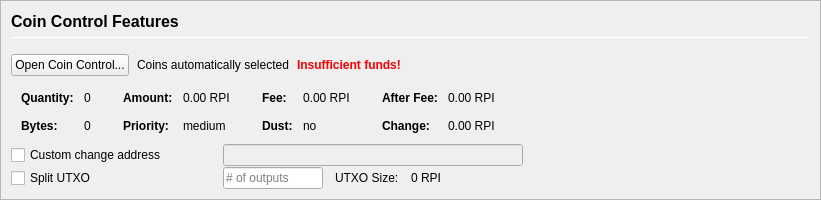
         <widget class="QFrame" name="frameCoinControl">
          <property name="sizePolicy">
           <sizepolicy hsizetype="Expanding" vsizetype="Expanding">
            <horstretch>0</horstretch>
            <verstretch>0</verstretch>
           </sizepolicy>
          </property>
          <property name="maximumSize">
           <size>
            <width>16777215</width>
            <height>16777215</height>
           </size>
          </property>
          <property name="frameShape">
           <enum>QFrame::StyledPanel</enum>
          </property>
          <property name="frameShadow">
           <enum>QFrame::Sunken</enum>
          </property>
          <layout class="QVBoxLayout" name="verticalLayoutCoinControl2">
           <property name="spacing">
            <number>0</number>
           </property>
           <property name="leftMargin">
            <number>0</number>
           </property>
           <property name="topMargin">
            <number>0</number>
           </property>
           <property name="rightMargin">
            <number>0</number>
           </property>
           <property name="bottomMargin">
            <number>0</number>
           </property>
           <item>
            <widget class="QFrame" name="frameCoinControl_BG">
             <layout class="QVBoxLayout" name="verticalLayoutCoinControl" stretch="0,0,0,0,0,0">
              <property name="spacing">
               <number>1</number>
              </property>
              <property name="leftMargin">
               <number>10</number>
              </property>
              <property name="topMargin">
               <number>10</number>
              </property>
              <item>
               <layout class="QHBoxLayout" name="horizontalLayoutCoinControl1">
                <property name="bottomMargin">
                 <number>15</number>
                </property>
                <item>
                 <layout class="QVBoxLayout" name="verticalLayout_3">
                  <property name="spacing">
                   <number>6</number>
                  </property>
                  <item>
                   <widget class="QLabel" name="labelCoinControlFeatures">
                    <property name="sizePolicy">
                     <sizepolicy hsizetype="Preferred" vsizetype="Maximum">
                      <horstretch>0</horstretch>
                      <verstretch>0</verstretch>
                     </sizepolicy>
                    </property>
                    <property name="minimumSize">
                     <size>
                      <width>0</width>
                      <height>20</height>
                     </size>
                    </property>
                    <property name="font">
                     <font>
                      <pointsize>12</pointsize>
                      <weight>75</weight>
                      <bold>true</bold>
                     </font>
                    </property>
                    <property name="styleSheet">
                     <string notr="true">font-weight:bold;</string>
                    </property>
                    <property name="text">
                     <string>Coin Control Features</string>
                    </property>
                   </widget>
                  </item>
                  <item>
                   <widget class="Line" name="line">
                    <property name="minimumSize">
                     <size>
                      <width>0</width>
                      <height>1</height>
                     </size>
                    </property>
                    <property name="maximumSize">
                     <size>
                      <width>16777215</width>
                      <height>1</height>
                     </size>
                    </property>
                    <property name="orientation">
                     <enum>Qt::Horizontal</enum>
                    </property>
                   </widget>
                  </item>
                 </layout>
                </item>
               </layout>
              </item>
              <item>
               <layout class="QHBoxLayout" name="horizontalLayoutCoinControl2" stretch="0,0,0,0">
                <property name="spacing">
                 <number>8</number>
                </property>
                <property name="bottomMargin">
                 <number>10</number>
                </property>
                <item>
                 <widget class="QPushButton" name="pushButtonCoinControl">
                  <property name="styleSheet">
                   <string notr="true"/>
                  </property>
                  <property name="text">
                   <string>Open Coin Control...</string>
                  </property>
                  <property name="autoDefault">
                   <bool>false</bool>
                  </property>
                 </widget>
                </item>
                <item>
                 <widget class="QLabel" name="labelCoinControlAutomaticallySelected">
                  <property name="text">
                   <string>Coins automatically selected</string>
                  </property>
                  <property name="margin">
                   <number>5</number>
                  </property>
                 </widget>
                </item>
                <item>
                 <widget class="QLabel" name="labelCoinControlInsuffFunds">
                  <property name="font">
                   <font>
                    <weight>75</weight>
                    <bold>true</bold>
                   </font>
                  </property>
                  <property name="styleSheet">
                   <string notr="true">color:red;font-weight:bold;</string>
                  </property>
                  <property name="text">
                   <string>Insufficient funds!</string>
                  </property>
                  <property name="margin">
                   <number>5</number>
                  </property>
                 </widget>
                </item>
                <item>
                 <spacer name="horizontalSpacerCoinControl">
                  <property name="orientation">
                   <enum>Qt::Horizontal</enum>
                  </property>
                  <property name="sizeHint" stdset="0">
                   <size>
                    <width>40</width>
                    <height>1</height>
                   </size>
                  </property>
                 </spacer>
                </item>
               </layout>
              </item>
              <item>
               <widget class="QWidget" name="widgetCoinControl" native="true">
                <property name="sizePolicy">
                 <sizepolicy hsizetype="Preferred" vsizetype="Preferred">
                  <horstretch>0</horstretch>
                  <verstretch>0</verstretch>
                 </sizepolicy>
                </property>
                <property name="minimumSize">
                 <size>
                  <width>0</width>
                  <height>0</height>
                 </size>
                </property>
                <property name="styleSheet">
                 <string notr="true"/>
                </property>
                <layout class="QHBoxLayout" name="horizontalLayoutCoinControl5">
                 <property name="leftMargin">
                  <number>0</number>
                 </property>
                 <property name="topMargin">
                  <number>0</number>
                 </property>
                 <property name="rightMargin">
                  <number>0</number>
                 </property>
                 <property name="bottomMargin">
                  <number>0</number>
                 </property>
                 <item>
                  <layout class="QHBoxLayout" name="horizontalLayoutCoinControl3" stretch="0,0,0,1">
                   <property name="spacing">
                    <number>20</number>
                   </property>
                   <property name="topMargin">
                    <number>0</number>
                   </property>
                   <property name="bottomMargin">
                    <number>10</number>
                   </property>
                   <item>
                    <layout class="QFormLayout" name="formLayoutCoinControl1">
                     <property name="horizontalSpacing">
                      <number>10</number>
                     </property>
                     <property name="verticalSpacing">
                      <number>14</number>
                     </property>
                     <property name="leftMargin">
                      <number>10</number>
                     </property>
                     <property name="topMargin">
                      <number>4</number>
                     </property>
                     <property name="rightMargin">
                      <number>6</number>
                     </property>
                     <item row="0" column="0">
                      <widget class="QLabel" name="labelCoinControlQuantityText">
                       <property name="font">
                        <font>
                         <weight>75</weight>
                         <bold>true</bold>
                        </font>
                       </property>
                       <property name="text">
                        <string>Quantity:</string>
                       </property>
                       <property name="margin">
                        <number>0</number>
                       </property>
                      </widget>
                     </item>
                     <item row="0" column="1">
                      <widget class="QLabel" name="labelCoinControlQuantity">
                       <property name="cursor">
                        <cursorShape>IBeamCursor</cursorShape>
                       </property>
                       <property name="contextMenuPolicy">
                        <enum>Qt::ActionsContextMenu</enum>
                       </property>
                       <property name="text">
                        <string notr="true">0</string>
                       </property>
                       <property name="margin">
                        <number>0</number>
                       </property>
                       <property name="textInteractionFlags">
                        <set>Qt::LinksAccessibleByMouse|Qt::TextSelectableByKeyboard|Qt::TextSelectableByMouse</set>
                       </property>
                      </widget>
                     </item>
                     <item row="1" column="0">
                      <widget class="QLabel" name="labelCoinControlBytesText">
                       <property name="font">
                        <font>
                         <weight>75</weight>
                         <bold>true</bold>
                        </font>
                       </property>
                       <property name="text">
                        <string>Bytes:</string>
                       </property>
                      </widget>
                     </item>
                     <item row="1" column="1">
                      <widget class="QLabel" name="labelCoinControlBytes">
                       <property name="cursor">
                        <cursorShape>IBeamCursor</cursorShape>
                       </property>
                       <property name="contextMenuPolicy">
                        <enum>Qt::ActionsContextMenu</enum>
                       </property>
                       <property name="text">
                        <string notr="true">0</string>
                       </property>
                       <property name="textInteractionFlags">
                        <set>Qt::LinksAccessibleByMouse|Qt::TextSelectableByKeyboard|Qt::TextSelectableByMouse</set>
                       </property>
                      </widget>
                     </item>
                    </layout>
                   </item>
                   <item>
                    <layout class="QFormLayout" name="formLayoutCoinControl2">
                     <property name="horizontalSpacing">
                      <number>10</number>
                     </property>
                     <property name="verticalSpacing">
                      <number>14</number>
                     </property>
                     <property name="leftMargin">
                      <number>6</number>
                     </property>
                     <property name="topMargin">
                      <number>4</number>
                     </property>
                     <property name="rightMargin">
                      <number>6</number>
                     </property>
                     <item row="0" column="0">
                      <widget class="QLabel" name="labelCoinControlAmountText">
                       <property name="font">
                        <font>
                         <weight>75</weight>
                         <bold>true</bold>
                        </font>
                       </property>
                       <property name="text">
                        <string>Amount:</string>
                       </property>
                       <property name="margin">
                        <number>0</number>
                       </property>
                      </widget>
                     </item>
                     <item row="0" column="1">
                      <widget class="QLabel" name="labelCoinControlAmount">
                       <property name="cursor">
                        <cursorShape>IBeamCursor</cursorShape>
                       </property>
                       <property name="contextMenuPolicy">
                        <enum>Qt::ActionsContextMenu</enum>
                       </property>
                       <property name="text">
                        <string notr="true">0.00 RPI</string>
                       </property>
                       <property name="textInteractionFlags">
                        <set>Qt::LinksAccessibleByMouse|Qt::TextSelectableByKeyboard|Qt::TextSelectableByMouse</set>
                       </property>
                      </widget>
                     </item>
                     <item row="1" column="0">
                      <widget class="QLabel" name="labelCoinControlPriorityText">
                       <property name="font">
                        <font>
                         <weight>75</weight>
                         <bold>true</bold>
                        </font>
                       </property>
                       <property name="text">
                        <string>Priority:</string>
                       </property>
                      </widget>
                     </item>
                     <item row="1" column="1">
                      <widget class="QLabel" name="labelCoinControlPriority">
                       <property name="cursor">
                        <cursorShape>IBeamCursor</cursorShape>
                       </property>
                       <property name="contextMenuPolicy">
                        <enum>Qt::ActionsContextMenu</enum>
                       </property>
                       <property name="text">
                        <string>medium</string>
                       </property>
                       <property name="textInteractionFlags">
                        <set>Qt::LinksAccessibleByMouse|Qt::TextSelectableByKeyboard|Qt::TextSelectableByMouse</set>
                       </property>
                      </widget>
                     </item>
                    </layout>
                   </item>
                   <item>
                    <layout class="QFormLayout" name="formLayoutCoinControl3">
                     <property name="horizontalSpacing">
                      <number>10</number>
                     </property>
                     <property name="verticalSpacing">
                      <number>14</number>
                     </property>
                     <property name="leftMargin">
                      <number>6</number>
                     </property>
                     <property name="topMargin">
                      <number>4</number>
                     </property>
                     <property name="rightMargin">
                      <number>6</number>
                     </property>
                     <item row="0" column="0">
                      <widget class="QLabel" name="labelCoinControlFeeText">
                       <property name="font">
                        <font>
                         <weight>75</weight>
                         <bold>true</bold>
                        </font>
                       </property>
                       <property name="text">
                        <string>Fee:</string>
                       </property>
                       <property name="margin">
                        <number>0</number>
                       </property>
                      </widget>
                     </item>
                     <item row="0" column="1">
                      <widget class="QLabel" name="labelCoinControlFee">
                       <property name="cursor">
                        <cursorShape>IBeamCursor</cursorShape>
                       </property>
                       <property name="contextMenuPolicy">
                        <enum>Qt::ActionsContextMenu</enum>
                       </property>
                       <property name="text">
                        <string notr="true">0.00 RPI</string>
                       </property>
                       <property name="textInteractionFlags">
                        <set>Qt::LinksAccessibleByMouse|Qt::TextSelectableByKeyboard|Qt::TextSelectableByMouse</set>
                       </property>
                      </widget>
                     </item>
                     <item row="1" column="0">
                      <widget class="QLabel" name="labelCoinControlLowOutputText">
                       <property name="font">
                        <font>
                         <weight>75</weight>
                         <bold>true</bold>
                        </font>
                       </property>
                       <property name="text">
                        <string>Dust:</string>
                       </property>
                      </widget>
                     </item>
                     <item row="1" column="1">
                      <widget class="QLabel" name="labelCoinControlLowOutput">
                       <property name="cursor">
                        <cursorShape>IBeamCursor</cursorShape>
                       </property>
                       <property name="contextMenuPolicy">
                        <enum>Qt::ActionsContextMenu</enum>
                       </property>
                       <property name="text">
                        <string>no</string>
                       </property>
                       <property name="textInteractionFlags">
                        <set>Qt::LinksAccessibleByMouse|Qt::TextSelectableByKeyboard|Qt::TextSelectableByMouse</set>
                       </property>
                      </widget>
                     </item>
                    </layout>
                   </item>
                   <item>
                    <layout class="QFormLayout" name="formLayoutCoinControl4">
                     <property name="horizontalSpacing">
                      <number>10</number>
                     </property>
                     <property name="verticalSpacing">
                      <number>14</number>
                     </property>
                     <property name="leftMargin">
                      <number>6</number>
                     </property>
                     <property name="topMargin">
                      <number>4</number>
                     </property>
                     <property name="rightMargin">
                      <number>6</number>
                     </property>
                     <item row="0" column="0">
                      <widget class="QLabel" name="labelCoinControlAfterFeeText">
                       <property name="font">
                        <font>
                         <weight>75</weight>
                         <bold>true</bold>
                        </font>
                       </property>
                       <property name="text">
                        <string>After Fee:</string>
                       </property>
                       <property name="margin">
                        <number>0</number>
                       </property>
                      </widget>
                     </item>
                     <item row="0" column="1">
                      <widget class="QLabel" name="labelCoinControlAfterFee">
                       <property name="cursor">
                        <cursorShape>IBeamCursor</cursorShape>
                       </property>
                       <property name="contextMenuPolicy">
                        <enum>Qt::ActionsContextMenu</enum>
                       </property>
                       <property name="text">
                        <string notr="true">0.00 RPI</string>
                       </property>
                       <property name="textInteractionFlags">
                        <set>Qt::LinksAccessibleByMouse|Qt::TextSelectableByKeyboard|Qt::TextSelectableByMouse</set>
                       </property>
                      </widget>
                     </item>
                     <item row="1" column="0">
                      <widget class="QLabel" name="labelCoinControlChangeText">
                       <property name="font">
                        <font>
                         <weight>75</weight>
                         <bold>true</bold>
                        </font>
                       </property>
                       <property name="text">
                        <string>Change:</string>
                       </property>
                      </widget>
                     </item>
                     <item row="1" column="1">
                      <widget class="QLabel" name="labelCoinControlChange">
                       <property name="cursor">
                        <cursorShape>IBeamCursor</cursorShape>
                       </property>
                       <property name="contextMenuPolicy">
                        <enum>Qt::ActionsContextMenu</enum>
                       </property>
                       <property name="text">
                        <string notr="true">0.00 RPI</string>
                       </property>
                       <property name="textInteractionFlags">
                        <set>Qt::LinksAccessibleByMouse|Qt::TextSelectableByKeyboard|Qt::TextSelectableByMouse</set>
                       </property>
                      </widget>
                     </item>
                    </layout>
                   </item>
                  </layout>
                 </item>
                </layout>
               </widget>
              </item>
              <item>
               <layout class="QHBoxLayout" name="horizontalLayoutCoinControl4">
                <property name="spacing">
                 <number>12</number>
                </property>
                <property name="sizeConstraint">
                 <enum>QLayout::SetDefaultConstraint</enum>
                </property>
                <property name="topMargin">
                 <number>0</number>
                </property>
                <property name="rightMargin">
                 <number>0</number>
                </property>
                <item>
                 <widget class="QCheckBox" name="checkBoxCoinControlChange">
                  <property name="sizePolicy">
                   <sizepolicy hsizetype="Preferred" vsizetype="Preferred">
                    <horstretch>0</horstretch>
                    <verstretch>0</verstretch>
                   </sizepolicy>
                  </property>
                  <property name="minimumSize">
                   <size>
                    <width>200</width>
                    <height>0</height>
                   </size>
                  </property>
                  <property name="maximumSize">
                   <size>
                    <width>200</width>
                    <height>16777215</height>
                   </size>
                  </property>
                  <property name="toolTip">
                   <string>If this is activated, but the change address is empty or invalid, change will be sent to a newly generated address.</string>
                  </property>
                  <property name="text">
                   <string>Custom change address</string>
                  </property>
                 </widget>
                </item>
                <item>
                 <widget class="QValidatedLineEdit" name="lineEditCoinControlChange">
                  <property name="enabled">
                   <bool>false</bool>
                  </property>
                  <property name="sizePolicy">
                   <sizepolicy hsizetype="Preferred" vsizetype="Preferred">
                    <horstretch>0</horstretch>
                    <verstretch>0</verstretch>
                   </sizepolicy>
                  </property>
                  <property name="minimumSize">
                   <size>
                    <width>300</width>
                    <height>0</height>
                   </size>
                  </property>
                 </widget>
                </item>
                <item>
                 <widget class="QLabel" name="labelCoinControlChangeLabel">
                  <property name="sizePolicy">
                   <sizepolicy hsizetype="Preferred" vsizetype="Preferred">
                    <horstretch>0</horstretch>
                    <verstretch>0</verstretch>
                   </sizepolicy>
                  </property>
                  <property name="minimumSize">
                   <size>
                    <width>100</width>
                    <height>0</height>
                   </size>
                  </property>
                  <property name="text">
                   <string/>
                  </property>
                  <property name="margin">
                   <number>3</number>
                  </property>
                 </widget>
                </item>
               </layout>
              </item>
              <item>
               <layout class="QHBoxLayout" name="horizontalLayoutCoinControl6">
                <property name="spacing">
                 <number>12</number>
                </property>
                <property name="rightMargin">
                 <number>0</number>
                </property>
                <item>
                 <widget class="QCheckBox" name="splitBlockCheckBox">
                  <property name="sizePolicy">
                   <sizepolicy hsizetype="Preferred" vsizetype="Preferred">
                    <horstretch>0</horstretch>
                    <verstretch>0</verstretch>
                   </sizepolicy>
                  </property>
                  <property name="minimumSize">
                   <size>
                    <width>200</width>
                    <height>0</height>
                   </size>
                  </property>
                  <property name="maximumSize">
                   <size>
                    <width>200</width>
                    <height>16777215</height>
                   </size>
                  </property>
                  <property name="text">
                   <string>Split UTXO</string>
                  </property>
                 </widget>
                </item>
                <item>
                 <widget class="QLineEdit" name="splitBlockLineEdit">
                  <property name="sizePolicy">
                   <sizepolicy hsizetype="Preferred" vsizetype="Preferred">
                    <horstretch>50</horstretch>
                    <verstretch>0</verstretch>
                   </sizepolicy>
                  </property>
                  <property name="minimumSize">
                   <size>
                    <width>100</width>
                    <height>0</height>
                   </size>
                  </property>
                  <property name="maximumSize">
                   <size>
                    <width>100</width>
                    <height>16777215</height>
                   </size>
                  </property>
                  <property name="placeholderText">
                   <string># of outputs</string>
                  </property>
                 </widget>
                </item>
                <item>
                 <widget class="QLabel" name="labelBlockSizeText">
                  <property name="text">
                   <string>UTXO Size:</string>
                  </property>
                 </widget>
                </item>
                <item>
                 <widget class="QLabel" name="labelBlockSize">
                  <property name="text">
                   <string>0 RPI</string>
                  </property>
                 </widget>
                </item>
                <item>
                 <spacer name="horizontalSpacer_7">
                  <property name="orientation">
                   <enum>Qt::Horizontal</enum>
                  </property>
                  <property name="sizeHint" stdset="0">
                   <size>
                    <width>40</width>
                    <height>20</height>
                   </size>
                  </property>
                 </spacer>
                </item>
               </layout>
              </item>
              <item>
               <spacer name="verticalSpacerCoinControl">
                <property name="orientation">
                 <enum>Qt::Vertical</enum>
                </property>
                <property name="sizeHint" stdset="0">
                 <size>
                  <width>800</width>
                  <height>1</height>
                 </size>
                </property>
               </spacer>
              </item>
             </layout>
            </widget>
           </item>
          </layout>
         </widget>
